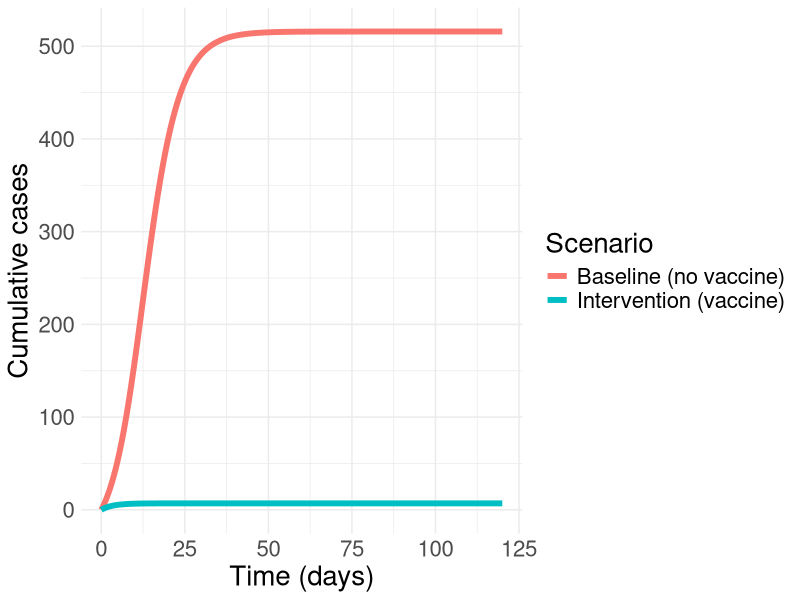

This figure's R source:

#####################################################################

## Lab: Introduction to health economics in dynamical modelling 

#####################################################################
## Clinic on the Meaningful Modeling of Epidemiological Data
## International Clinics on Infectious Disease Dynamics and Data (ICI3D) Program
## https://www.ici3d.org
##
## Attribution: Mmamapudi Kubjane (2026)
##             
## Some Rights Reserved
## CC BY-NC 4.0 (https://creativecommons.org/licenses/by-nc/4.0/)
##
#####################################################################

##		The goal of this to lab is to complete a simple health 
##		economics modelling exercise in R.
##
##		In this lab, you will: 
##    - Define and simulate alternative vaccination intervention scenarios
##    - Estimate the epidemiological impact of vaccination on disease incidence
##    - Attach costs to key health outcomes and interventions
##    - Calculate and interpret the Incremental Cost-Effectiveness Ratio (ICER)
##
##    In this lab, we will build on 'Lab: ODE models in R'
##      (https://github.com/ICI3D/RTutorials/blob/master/ICI3D_Lab_ODEmodels.R). 
##    We will extend the SIR model to include a vaccination intervention.
##		

#####################################################################
# Install packages if haven't got them
# install.packages("tidyverse")
# install.packages("deSolve")
# install.packages("reshape2")
 
# Load libraries 
library(tidyverse)   
library(deSolve)
library(reshape2)


# ------------------------------------------------------------------------------
# Specify model scenarios 
# ------------------------------------------------------------------------------
ScenarioList <- c(
  "Baseline (no vaccine)",
  "Intervention (vaccine)"
)

# ------------------------------------------------------------------------------
# Specify cost parameters 
# ------------------------------------------------------------------------------
cost_vaccine   <- 10    # USD, vaccine course per person
cost_treatment <- 200   # USD, treatment course per case
#   Note: For simplicity test/diagnosis cost is bundled into cost_treatment;
#   only individuals who are diagnosed and treated incur this cost.
#   Treatment uptake: proportion of incident cases that reach treatment.
#   Accounts for lost to follow-up, non-diagnosis, refusal, incomplete treatment.
#   
treatment_uptake <- 0.85   # 85% treated, 15% lost individuals 

# ------------------------------------------------------------------------------
# Specify intervention (vaccine) parameters 
# ------------------------------------------------------------------------------
vaccine_coverage <- 0.70   # Proportion of susceptible offered vaccine
vaccine_efficacy <- 1.00   # 100% protection in those vaccinated
# Individuals not vaccinated remain in S, fully susceptible.

# ------------------------------------------------------------------------------
# SIR Differential equations as in Lab 1 (re-review if have forgotten)
# ------------------------------------------------------------------------------
sir_equations <- function(time, state, parameters) {
  with(as.list(c(state, parameters)), {
  	N  <- S + I + R
  	dS <- -beta * S * (I / N)           
    dI <-  beta * S * (I / N) - gamma * I
    dR <-  gamma * I
    cumcases <- beta * S * (I / N)    
    return(list(c(dS, dI, dR, cumcases)))
  })
}

# ------------------------------------------------------------------------------
# Epidemiological parameters (apply to both scenarios)
# ------------------------------------------------------------------------------
parameters_values <- c(
  beta  = 0.7,   # Infectious contact rate (per person per day)
  gamma = 0.5    # Recovery rate (per day)
)

# ------------------------------------------------------------------------------
#  Set initial population
# ------------------------------------------------------------------------------
N_total <- 1000
I0      <- 10
S0_base <- N_total - I0

time_values <- seq(0, 120, by = 0.25)   # 120-day epidemic horizon

# ------------------------------------------------------------------------------
# Run Baseline: No vaccine
# ------------------------------------------------------------------------------
sir_baseline <- as.data.frame(ode(
  y     = c(S = S0_base, I = I0, R = 0, cumcases = 0),
  times = time_values,
  func  = sir_equations,
  parms = parameters_values
))
sir_baseline$Scenario <- "Baseline (no vaccine)"

head(sir_baseline,10)
# what information is this data frame showing?

# ------------------------------------------------------------------------------
# Run Intervention: Vaccine applied before epidemic
# ------------------------------------------------------------------------------

# For the intervention scenario:
#		- a proportion of S individuals are vaccinated at time 0
#		- there is no ongoing vaccination
#		- to indicate that the (successfully) vaccinated people are protected
#			from infection), we move them into state R at time 0. 
#		- Alternatively, we could have created a separate component for them (e.g. V)
#	The number of people from S who are moved into R due to the intervention
#		depends on vaccine coverage and vaccine efficacy.

n_offered   <- round(vaccine_coverage * S0_base)
n_protected <- round(n_offered * vaccine_efficacy)
S0_vax      <- S0_base - n_protected
R0_vax      <- n_protected


sir_vaccine <- as.data.frame(ode(
  y     = c(S = S0_vax, I = I0, R = R0_vax, cumcases = 0),
  times = time_values,
  func  = sir_equations,
  parms = parameters_values
))
sir_vaccine$Scenario <- "Intervention (vaccine)"

head(sir_vaccine,10)
# what information is this data frame showing?

# ------------------------------------------------------------------------------
# Compare cumulative cases over time for each scenario
# ------------------------------------------------------------------------------

CasesByScenario <- bind_rows(sir_baseline %>% select(time, Scenario, cumcases)
														 , sir_vaccine %>% select(time, Scenario, cumcases))

ggplot(CasesByScenario, 
			 mapping = aes(x = time, y = cumcases, color = Scenario)) +
	labs(x = 'Time (days)', y  = 'Cumulative cases') +
	geom_line(linewidth = 2) +
	theme_minimal() +
	theme(text = element_text(size = 20))  


# ------------------------------------------------------------------------------
# Sum total impact in both scenarios 
# ------------------------------------------------------------------------------

TotalImpact <- data.frame(
  Scenario = c("Baseline (no vaccine)", "Intervention (vaccine)"),
  TotalCases = c(
    max(sir_baseline$cumcases),
    max(sir_vaccine$cumcases))
)

TotalImpact
# what information is this data frame showing?

# ------------------------------------------------------------------------------
# Sum total cost in both scenarios
# ------------------------------------------------------------------------------

treated_baseline <- max(sir_baseline$cumcases) * treatment_uptake
treated_vaccine  <- max(sir_vaccine$cumcases) * treatment_uptake

TotalCost <- data.frame(
  Scenario = c("Baseline (no vaccine)", "Intervention (vaccine)"),
  VaccineCost = c(
    0,
    n_offered * cost_vaccine
  ),
  TreatmentCost = c(
    treated_baseline * cost_treatment,
    treated_vaccine  * cost_treatment
  )
) %>%
  mutate(
    TotalCost = VaccineCost + TreatmentCost
  )

TotalCost
# what information is this data frame showing?

# ------------------------------------------------------------------------------
# Calculate Incremental Cost-Effectiveness
# ------------------------------------------------------------------------------

baseline_cases <- TotalImpact$TotalCases[
  TotalImpact$Scenario == "Baseline (no vaccine)"
]

baseline_cost <- TotalCost$TotalCost[
  TotalCost$Scenario == "Baseline (no vaccine)"
]

Analysis <- TotalImpact %>%
  left_join(
    TotalCost %>% select(Scenario, TotalCost),
    by = "Scenario"
  ) %>%
  mutate(
    BaselineCases = baseline_cases,
    BaselineCost  = baseline_cost,
    CasesAverted  = BaselineCases - TotalCases,
    IncCost       = TotalCost - BaselineCost,
    IncCost_p     = 100 * IncCost / BaselineCost,
    IncImpact_p   = 100 * CasesAverted / BaselineCases,
    ICER          = IncCost / CasesAverted
  )

# View all the calculations performed
Analysis
# what information is this data frame showing?

# ==============================================================================
# Discussion Questions
# ==============================================================================
#
# Work through these questions by modifying the parameter values above and
# re-running the relevant sections of the script.
#
# ------------------------------------------------------------------------------
# Q: What if vaccine coverage is lower?
# ------------------------------------------------------------------------------
#   Coverage reflects the proportion of susceptibles who are offered and accept
#   the vaccine. Low coverage may result from supply constraints, hesitancy, or
#   access barriers.
#
#   a) Change vaccine_coverage to 20% and 50% in turn, and re-run the model.
#      How does this affect total cases and the ICER?
#
#   b) Compare the effect of halving coverage vs. halving efficacy.
#      Which has a bigger impact on cases averted and on the ICER? Why might
#      that be?
#
# ------------------------------------------------------------------------------
